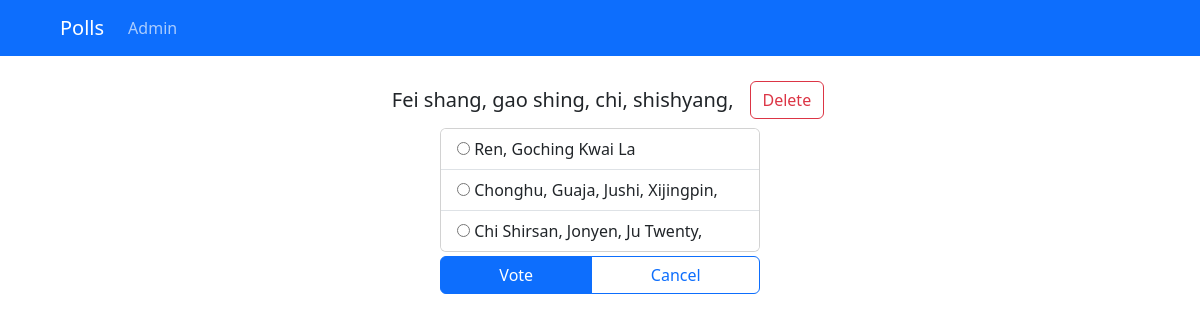
Page /polls/11/ on the committed database.
### polls/models.py (models this page shows, shortened)
class Question(models.Model):
    set = models.ForeignKey(Set, on_delete=models.CASCADE)
    question_text = models.CharField(max_length=200)
    pub_date = models.DateTimeField("date published")
    votes_num = models.IntegerField(default=0)

class Choice(models.Model):
    question = models.ForeignKey(Question, on_delete=models.CASCADE)
    choice_text = models.CharField(max_length=200)
    votes = models.IntegerField(default=0)

### polls/views.py (the view)
# urls.py: path("<int:pk>/", views.DetailView.as_view(), name="detail"),
class DetailView(generic.DetailView):
    model = Question
    template_name = "polls/detail.html"
    def get_queryset(self):
        return Question.objects.filter(pub_date__lte=timezone.now())

### polls/templates/polls/detail.html (shortened to what this page needs)
{% include "./partials/head.html" %}
  <body>
    {% include "./partials/navbar.html" %}
    <main class="container">
      <div class="d-flex flex-column justify-content-start align-items-center" style="height: 80vh;">
        <div class="d-flex align-items-center">
          <h5 class="m-3">{{question.question_text}}</h5>
            <form action="{% url 'polls:deletequestion' %}" method="post">
              <fieldset>
                  <button type="submit" class="btn btn-outline-danger">Delete</button>
              </fieldset>
            </form>
        </div>
        <form action="{% url 'polls:vote' question.id %}" method="post">
          <fieldset class="d-flex justify-content-center">
          <div class="card" style="width: 20rem;">
            <ul class="list-group list-group-flush">
              {% for choice in question.choice_set.all %}
              <li class="list-group-item">
                <input
                  type="radio"
                  name="choice"
                  id="choice{{ forloop.counter }}"
                  value="{{ choice.id }}"
                />
                <label for="choice{{ forloop.counter }}">{{ choice.choice_text }}</label
                  >
              </li>
              {% endfor %}
            </fieldset>
              <div class="m-1 d-flex justify-content-center">
                <div class="btn-group" style="width: 20rem">
                  <input type="submit" class="btn btn-primary" value="Vote" />
                <a href="/polls" class="btn btn-outline-primary">Cancel</a>
                </div>
              </div>
          </div>
  </body>
</html>

### rows in the picture
Question: question_text "Fei shang, gao shing, chi, shishyang,"
Choice: choice_text "Ren, Goching Kwai La"
Choice: choice_text "Chonghu, Guaja, Jushi, Xijingpin,"
Choice: choice_text "Chi Shirsan, Jonyen, Ju Twenty,"
